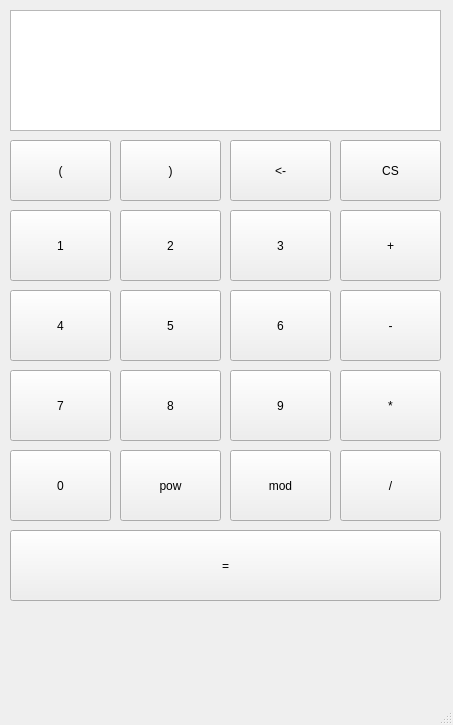
<?xml version="1.0" encoding="UTF-8"?>
<ui version="4.0">
 <class>MainWindow</class>
 <widget class="QMainWindow" name="MainWindow">
  <property name="geometry">
   <rect>
    <x>0</x>
    <y>0</y>
    <width>453</width>
    <height>725</height>
   </rect>
  </property>
  <property name="windowTitle">
   <string>MainWindow</string>
  </property>
  <widget class="QWidget" name="centralwidget">
   <widget class="QTextEdit" name="textEdit">
    <property name="geometry">
     <rect>
      <x>10</x>
      <y>10</y>
      <width>431</width>
      <height>121</height>
     </rect>
    </property>
   </widget>
   <widget class="QPushButton" name="pushButton">
    <property name="geometry">
     <rect>
      <x>10</x>
      <y>210</y>
      <width>101</width>
      <height>71</height>
     </rect>
    </property>
    <property name="text">
     <string>1</string>
    </property>
   </widget>
   <widget class="QPushButton" name="pushButton_2">
    <property name="geometry">
     <rect>
      <x>120</x>
      <y>210</y>
      <width>101</width>
      <height>71</height>
     </rect>
    </property>
    <property name="text">
     <string>2</string>
    </property>
   </widget>
   <widget class="QPushButton" name="pushButton_3">
    <property name="geometry">
     <rect>
      <x>230</x>
      <y>210</y>
      <width>101</width>
      <height>71</height>
     </rect>
    </property>
    <property name="text">
     <string>3</string>
    </property>
   </widget>
   <widget class="QPushButton" name="pushButton_4">
    <property name="geometry">
     <rect>
      <x>10</x>
      <y>290</y>
      <width>101</width>
      <height>71</height>
     </rect>
    </property>
    <property name="text">
     <string>4</string>
    </property>
   </widget>
   <widget class="QPushButton" name="pushButton_5">
    <property name="geometry">
     <rect>
      <x>120</x>
      <y>290</y>
      <width>101</width>
      <height>71</height>
     </rect>
    </property>
    <property name="text">
     <string>5</string>
    </property>
   </widget>
   <widget class="QPushButton" name="pushButton_6">
    <property name="geometry">
     <rect>
      <x>230</x>
      <y>290</y>
      <width>101</width>
      <height>71</height>
     </rect>
    </property>
    <property name="text">
     <string>6</string>
    </property>
   </widget>
   <widget class="QPushButton" name="pushButton_7">
    <property name="geometry">
     <rect>
      <x>120</x>
      <y>370</y>
      <width>101</width>
      <height>71</height>
     </rect>
    </property>
    <property name="text">
     <string>8</string>
    </property>
   </widget>
   <widget class="QPushButton" name="pushButton_8">
    <property name="geometry">
     <rect>
      <x>10</x>
      <y>370</y>
      <width>101</width>
      <height>71</height>
     </rect>
    </property>
    <property name="text">
     <string>7</string>
    </property>
   </widget>
   <widget class="QPushButton" name="pushButton_9">
    <property name="geometry">
     <rect>
      <x>230</x>
      <y>370</y>
      <width>101</width>
      <height>71</height>
     </rect>
    </property>
    <property name="text">
     <string>9</string>
    </property>
   </widget>
   <widget class="QPushButton" name="pushButton_10">
    <property name="geometry">
     <rect>
      <x>10</x>
      <y>450</y>
      <width>101</width>
      <height>71</height>
     </rect>
    </property>
    <property name="text">
     <string>0</string>
    </property>
   </widget>
   <widget class="QPushButton" name="pushButton_11">
    <property name="geometry">
     <rect>
      <x>340</x>
      <y>210</y>
      <width>101</width>
      <height>71</height>
     </rect>
    </property>
    <property name="text">
     <string>+</string>
    </property>
   </widget>
   <widget class="QPushButton" name="pushButton_12">
    <property name="geometry">
     <rect>
      <x>340</x>
      <y>290</y>
      <width>101</width>
      <height>71</height>
     </rect>
    </property>
    <property name="text">
     <string>-</string>
    </property>
   </widget>
   <widget class="QPushButton" name="pushButton_13">
    <property name="geometry">
     <rect>
      <x>340</x>
      <y>370</y>
      <width>101</width>
      <height>71</height>
     </rect>
    </property>
    <property name="text">
     <string>*</string>
    </property>
   </widget>
   <widget class="QPushButton" name="pushButton_14">
    <property name="geometry">
     <rect>
      <x>340</x>
      <y>450</y>
      <width>101</width>
      <height>71</height>
     </rect>
    </property>
    <property name="text">
     <string>/</string>
    </property>
   </widget>
   <widget class="QPushButton" name="pushButton_15">
    <property name="geometry">
     <rect>
      <x>120</x>
      <y>450</y>
      <width>101</width>
      <height>71</height>
     </rect>
    </property>
    <property name="text">
     <string>pow</string>
    </property>
   </widget>
   <widget class="QPushButton" name="pushButton_16">
    <property name="geometry">
     <rect>
      <x>230</x>
      <y>450</y>
      <width>101</width>
      <height>71</height>
     </rect>
    </property>
    <property name="text">
     <string>mod</string>
    </property>
   </widget>
   <widget class="QPushButton" name="pushButton_17">
    <property name="geometry">
     <rect>
      <x>10</x>
      <y>530</y>
      <width>431</width>
      <height>71</height>
     </rect>
    </property>
    <property name="text">
     <string>=</string>
    </property>
   </widget>
   <widget class="QPushButton" name="pushButton_18">
    <property name="geometry">
     <rect>
      <x>120</x>
      <y>140</y>
      <width>101</width>
      <height>61</height>
     </rect>
    </property>
    <property name="text">
     <string>)</string>
    </property>
   </widget>
   <widget class="QPushButton" name="pushButton_19">
    <property name="geometry">
     <rect>
      <x>10</x>
      <y>140</y>
      <width>101</width>
      <height>61</height>
     </rect>
    </property>
    <property name="text">
     <string>(</string>
    </property>
   </widget>
   <widget class="QPushButton" name="pushButton_20">
    <property name="geometry">
     <rect>
      <x>340</x>
      <y>140</y>
      <width>101</width>
      <height>61</height>
     </rect>
    </property>
    <property name="text">
     <string>CS</string>
    </property>
   </widget>
   <widget class="QPushButton" name="pushButton_21">
    <property name="geometry">
     <rect>
      <x>230</x>
      <y>140</y>
      <width>101</width>
      <height>61</height>
     </rect>
    </property>
    <property name="text">
     <string>&lt;-</string>
    </property>
   </widget>
  </widget>
  <widget class="QMenuBar" name="menubar">
   <property name="geometry">
    <rect>
     <x>0</x>
     <y>0</y>
     <width>453</width>
     <height>27</height>
    </rect>
   </property>
  </widget>
  <widget class="QStatusBar" name="statusbar"/>
 </widget>
 <resources/>
 <connections/>
</ui>
